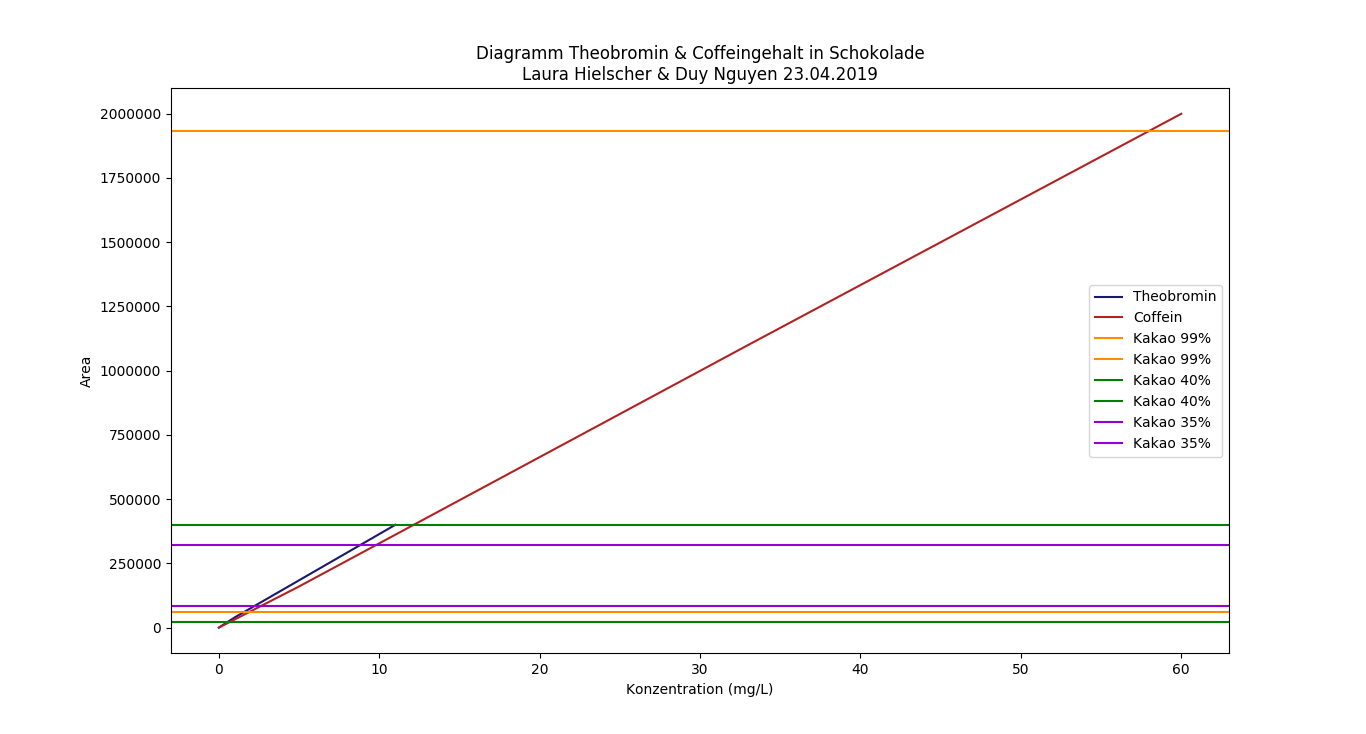

The script that drew this image:
import pandas as pd
import numpy as np
import matplotlib.pyplot as plt

#koordinates annehmen
#Theobromin
x = [0,1,11]
y = [0,40000,400000]
plt.plot(x, y, color='midnightblue', label='Theobromin')
#Coffein
x2 = [0,5,33,60]
y2 = [0,160000,1100000,2000000]
plt.plot(x2, y2,color='firebrick', label='Coffein')
plt.axhline(y = 61402,color='darkorange', label='Kakao 99%')
plt.axhline(y = 1931119,color='darkorange', label='Kakao 99%')
plt.axhline(y = 21467,color='g', label='Kakao 40%')
plt.axhline(y = 399884,color='g', label='Kakao 40%')
plt.axhline(y = 83894,color='darkviolet', label='Kakao 35%')
plt.axhline(y = 321990,color='darkviolet', label='Kakao 35%')
plt.title('Diagramm Theobromin & Coffeingehalt in Schokolade\nLaura Hielscher & Duy Nguyen 23.04.2019')
plt.xlabel('Konzentration (mg/L)')
plt.ylabel('Area')
plt.legend()
plt.show()
